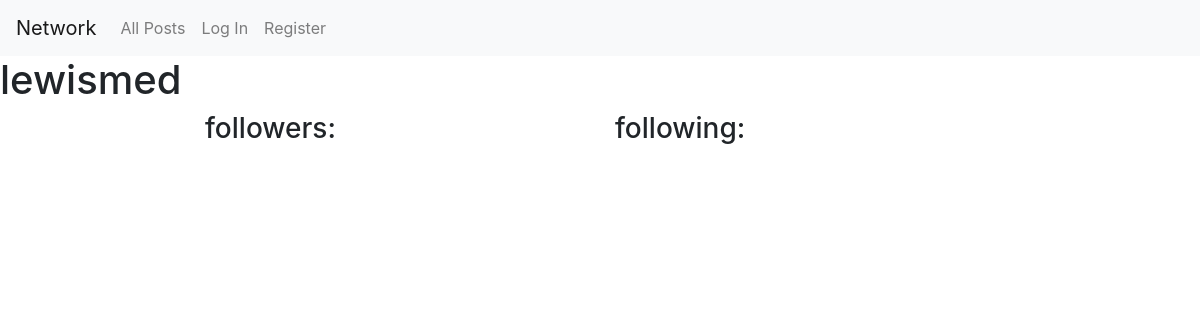
The page /profile/2 on the database as committed earlier.
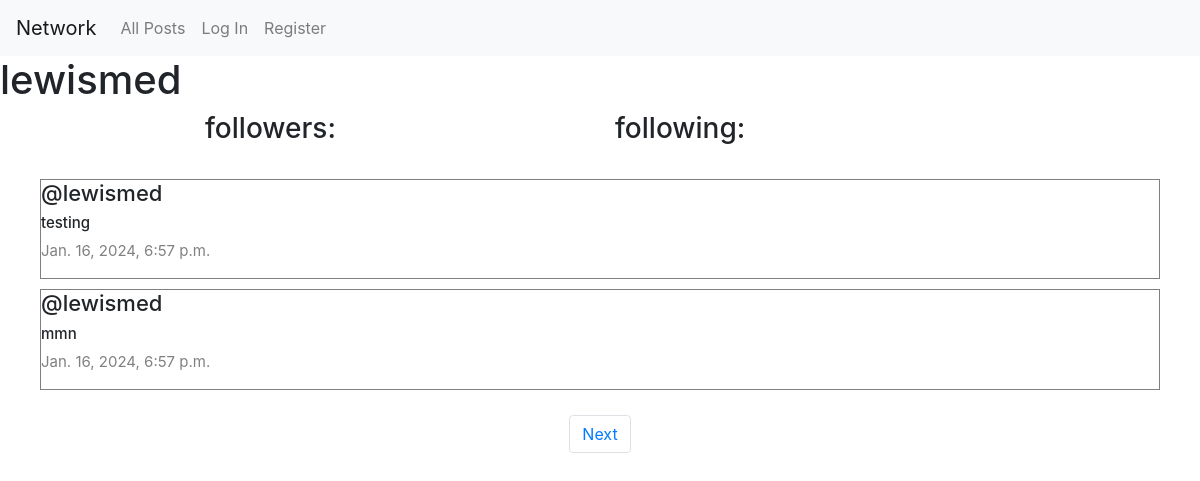
The same page on the database as committed later.
### network/models.py (models this page shows, shortened)
class User(AbstractUser):
    pass

class Post(models.Model):
    content=models.CharField(max_length=140)
    user=models.ForeignKey(User,on_delete=models.CASCADE,related_name="author")
    date=models.DateTimeField(auto_now_add=True)

### network/views.py (the view)
# urls.py: path('profile/<int:user_id>',views.profile,name='profile')
def profile(request,user_id):
     user=User.objects.get(pk=user_id)
     allPosts=Post.objects.filter(user=user).order_by("id").reverse()
     paginator=Paginator(allPosts,2)
     page_number= request.GET.get('page')
     posts_of_the_page=paginator.get_page(page_number)
     return render(request, "network/profile.html",{
        "allPosts":allPosts,
        "posts_of_the_page":posts_of_the_page,
        "username":user.username
    })

### network/templates/network/profile.html (shortened to what this page needs)
{% extends "network/layout.html" %}
{% block body %}
<h1>{{ username }}</h1>
<div class="contianer">
<div class="row d-flex justify-content-center">
    <h3 class="col-4"> followers:</h3>
    <h3 class="col-4"> following:</h3>
    </div>
</div>
<div class="all-posts" >
    {% for post in posts_of_the_page %}
    <div class="post" style="margin: 5px 20px; border:0.1px solid gray; display: flex;
    justify-content: center;
    flex-direction:column;
    box-sizing: border-box;">
        <h5 class="username">@{{ post.user }}</h5>
       <h6 class="content" >{{ post.content }}</h6>
        <p class="date"> {{ post.date }}</p>
    </div>
    {% endfor %}
</div>
<nav aria-label="Page navigation example">
    <ul class="pagination d-flex justify-content-center">
      {% if posts_of_the_page.has_next %}
      <li class="page-item"><a class="page-link" href="?page={{ posts_of_the_page.next_page_number }}">Next</a></li>
        {% endif %}
    </ul>
  </nav>
{% endblock %}

### network/templates/network/layout.html (shortened to what this page needs)
{% load static %}
<!DOCTYPE html>
<html lang="en">
    <head>
        <link rel="stylesheet" href="https://stackpath.bootstrapcdn.com/bootstrap/4.4.1/css/bootstrap.min.css">
        <link href="{% static 'network/styles.css' %}" rel="stylesheet">
    </head>
    <body>
        <nav class="navbar navbar-expand-lg navbar-light bg-light">
            <a class="navbar-brand" href="#">Network</a>
            <div>
              <ul class="navbar-nav mr-auto">
                <li class="nav-item">
                  <a class="nav-link" href="{% url 'index' %}">All Posts</a>
                </li>
                {% if user.is_authenticated %}
                    <li class="nav-item">
                        <a class="nav-link" href="#">Following</a>
                    </li>
                    <li class="nav-item">
                        <a class="nav-link" href="{% url 'logout' %}">Log Out</a>
                    </li>
                {% else %}
                    <li class="nav-item">
                        <a class="nav-link" href="{% url 'login' %}">Log In</a>
                    </li>
                    <li class="nav-item">
                        <a class="nav-link" href="{% url 'register' %}">Register</a>
                    </li>
                {% endif %}
              </ul>
            </div>
          </nav>
        <div class="body">
            {% block body %}
            {% endblock %}
        </div>
    </body>
</html>

### network/static/network/styles.css (style rules this page uses)
.all-posts { display: flex; justify-content: flex-start; flex-direction: column; margin: 20px; }
.content { font-size: 15px; }
.username { font-size: 22px; }
.date { color:gray; font-size: 15px; }

Rows that differ between the two databases and show on the page:
added Post: user "lewismed", content "testing", date "Jan. 16, 2024, 6:57 p.m."
added Post: user "lewismed", content "mmn", date "Jan. 16, 2024, 6:57 p.m."
Other text that changed with them:
text now shown: "Next"
